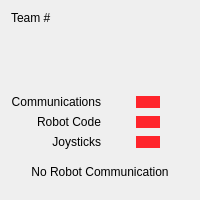
     <widget class="QFrame" name="InfoFrame">
      <layout class="QVBoxLayout" name="verticalLayout" stretch="0,1,0,1">
       <item>
        <widget class="QWidget" name="StatusWidget" native="true">
         <property name="styleSheet">
          <string notr="true">QPushButton {
    background-color: rgb(255, 37, 43);
	border: 0px;
    padding: 4px;
}
QPushButton:checked {
	background-color:  rgb(33, 255, 43);
}</string>
         </property>
         <layout class="QGridLayout" name="gridLayout_2">
          <property name="leftMargin">
           <number>0</number>
          </property>
          <property name="topMargin">
           <number>0</number>
          </property>
          <property name="rightMargin">
           <number>0</number>
          </property>
          <property name="bottomMargin">
           <number>0</number>
          </property>
          <item row="5" column="2">
           <widget class="QWidget" name="CodeFrame" native="true">
            <layout class="QHBoxLayout" name="horizontalLayout_12">
             <property name="spacing">
              <number>0</number>
             </property>
             <property name="leftMargin">
              <number>0</number>
             </property>
             <property name="topMargin">
              <number>0</number>
             </property>
             <property name="rightMargin">
              <number>0</number>
             </property>
             <property name="bottomMargin">
              <number>0</number>
             </property>
             <item>
              <widget class="QPushButton" name="RobotCode">
               <property name="enabled">
                <bool>false</bool>
               </property>
               <property name="minimumSize">
                <size>
                 <width>24</width>
                 <height>12</height>
                </size>
               </property>
               <property name="maximumSize">
                <size>
                 <width>24</width>
                 <height>12</height>
                </size>
               </property>
               <property name="text">
                <string/>
               </property>
               <property name="checkable">
                <bool>true</bool>
               </property>
               <property name="checked">
                <bool>false</bool>
               </property>
               <property name="flat">
                <bool>true</bool>
               </property>
              </widget>
             </item>
            </layout>
           </widget>
          </item>
          <item row="6" column="2">
           <widget class="QWidget" name="JoysticksFrame" native="true">
            <layout class="QHBoxLayout" name="horizontalLayout_11">
             <property name="spacing">
              <number>0</number>
             </property>
             <property name="leftMargin">
              <number>0</number>
             </property>
             <property name="topMargin">
              <number>0</number>
             </property>
             <property name="rightMargin">
              <number>0</number>
             </property>
             <property name="bottomMargin">
              <number>0</number>
             </property>
             <item>
              <widget class="QPushButton" name="Joysticks">
               <property name="enabled">
                <bool>false</bool>
               </property>
               <property name="minimumSize">
                <size>
                 <width>24</width>
                 <height>12</height>
                </size>
               </property>
               <property name="maximumSize">
                <size>
                 <width>24</width>
                 <height>12</height>
                </size>
               </property>
               <property name="text">
                <string/>
               </property>
               <property name="checkable">
                <bool>true</bool>
               </property>
               <property name="checked">
                <bool>false</bool>
               </property>
               <property name="flat">
                <bool>true</bool>
               </property>
              </widget>
             </item>
            </layout>
           </widget>
          </item>
          <item row="4" column="2">
           <widget class="QWidget" name="CommFrame" native="true">
            <layout class="QHBoxLayout" name="horizontalLayout_8">
             <property name="spacing">
              <number>0</number>
             </property>
             <property name="leftMargin">
              <number>0</number>
             </property>
             <property name="topMargin">
              <number>0</number>
             </property>
             <property name="rightMargin">
              <number>0</number>
             </property>
             <property name="bottomMargin">
              <number>0</number>
             </property>
             <item>
              <widget class="QPushButton" name="Communications">
               <property name="enabled">
                <bool>false</bool>
               </property>
               <property name="minimumSize">
                <size>
                 <width>24</width>
                 <height>12</height>
                </size>
               </property>
               <property name="maximumSize">
                <size>
                 <width>24</width>
                 <height>12</height>
                </size>
               </property>
               <property name="text">
                <string/>
               </property>
               <property name="checkable">
                <bool>true</bool>
               </property>
               <property name="checked">
                <bool>false</bool>
               </property>
               <property name="flat">
                <bool>true</bool>
               </property>
              </widget>
             </item>
            </layout>
           </widget>
          </item>
          <item row="1" column="0">
           <spacer name="verticalSpacer_3">
            <property name="orientation">
             <enum>Qt::Vertical</enum>
            </property>
            <property name="sizeType">
             <enum>QSizePolicy::MinimumExpanding</enum>
            </property>
            <property name="sizeHint" stdset="0">
             <size>
              <width>0</width>
              <height>5</height>
             </size>
            </property>
           </spacer>
          </item>
          <item row="4" column="0">
           <widget class="QLabel" name="CommunicationsLabel">
            <property name="text">
             <string>Communications</string>
            </property>
            <property name="alignment">
             <set>Qt::AlignRight|Qt::AlignTrailing|Qt::AlignVCenter</set>
            </property>
           </widget>
          </item>
          <item row="5" column="0">
           <widget class="QLabel" name="CodeLabel">
            <property name="text">
             <string>Robot Code</string>
            </property>
            <property name="alignment">
             <set>Qt::AlignRight|Qt::AlignTrailing|Qt::AlignVCenter</set>
            </property>
           </widget>
          </item>
          <item row="2" column="2">
           <widget class="QLabel" name="VoltageLabel">
            <property name="font">
             <font>
              <weight>75</weight>
              <bold>true</bold>
             </font>
            </property>
            <property name="text">
             <string/>
            </property>
            <property name="alignment">
             <set>Qt::AlignCenter</set>
            </property>
           </widget>
          </item>
          <item row="0" column="0">
           <widget class="QLabel" name="TeamLabel">
            <property name="text">
             <string>Team #</string>
            </property>
           </widget>
          </item>
          <item row="2" column="0">
           <widget class="QLabel" name="VoltageIcon">
            <property name="minimumSize">
             <size>
              <width>48</width>
              <height>48</height>
             </size>
            </property>
            <property name="text">
             <string/>
            </property>
            <property name="pixmap">
             <pixmap resource="../../../etc/resources/desktop/resources.qrc">:/icons/Power (big).png</pixmap>
            </property>
            <property name="alignment">
             <set>Qt::AlignCenter</set>
            </property>
           </widget>
          </item>
          <item row="0" column="2">
           <widget class="QLabel" name="TeamNumber">
            <property name="text">
             <string/>
            </property>
            <property name="alignment">
             <set>Qt::AlignCenter</set>
            </property>
           </widget>
          </item>
          <item row="6" column="0">
           <widget class="QLabel" name="JoysticksLabel">
            <property name="text">
             <string>Joysticks</string>
            </property>
            <property name="alignment">
             <set>Qt::AlignRight|Qt::AlignTrailing|Qt::AlignVCenter</set>
            </property>
           </widget>
          </item>
          <item row="3" column="0">
           <spacer name="verticalSpacer_2">
            <property name="orientation">
             <enum>Qt::Vertical</enum>
            </property>
            <property name="sizeType">
             <enum>QSizePolicy::MinimumExpanding</enum>
            </property>
            <property name="sizeHint" stdset="0">
             <size>
              <width>0</width>
              <height>5</height>
             </size>
            </property>
           </spacer>
          </item>
         </layout>
        </widget>
       </item>
       <item>
        <spacer name="verticalSpacer_4">
         <property name="orientation">
          <enum>Qt::Vertical</enum>
         </property>
         <property name="sizeType">
          <enum>QSizePolicy::MinimumExpanding</enum>
         </property>
         <property name="sizeHint" stdset="0">
          <size>
           <width>20</width>
           <height>10</height>
          </size>
         </property>
        </spacer>
       </item>
       <item>
        <widget class="QLabel" name="StatusLabel">
         <property name="text">
          <string>No Robot Communication</string>
         </property>
         <property name="scaledContents">
          <bool>false</bool>
         </property>
         <property name="alignment">
          <set>Qt::AlignCenter</set>
         </property>
         <property name="wordWrap">
          <bool>true</bool>
         </property>
        </widget>
       </item>
       <item>
        <spacer name="verticalSpacer_8">
         <property name="orientation">
          <enum>Qt::Vertical</enum>
         </property>
         <property name="sizeHint" stdset="0">
          <size>
           <width>20</width>
           <height>10</height>
          </size>
         </property>
        </spacer>
       </item>
      </layout>
     </widget>
